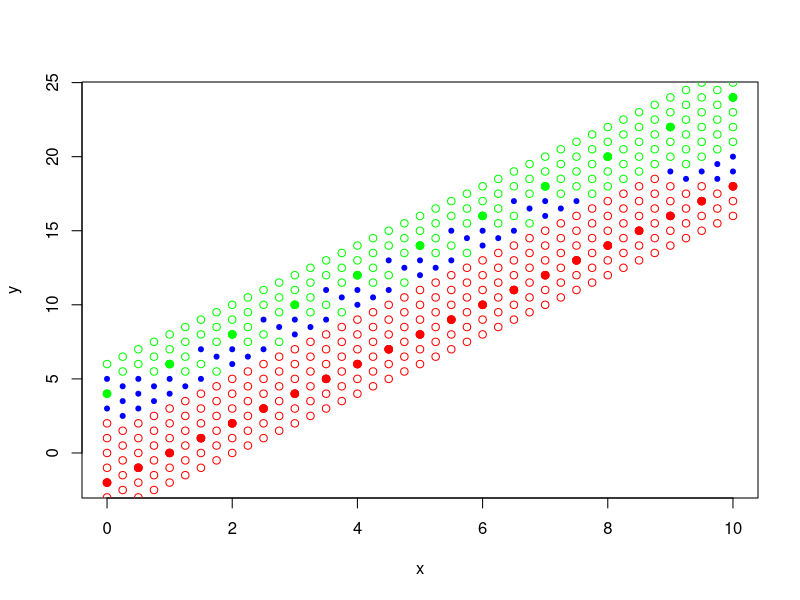

This figure's R source:
# euclid distance
dist <- function(a, b) {
  return (sqrt(sum( (a - b) ^ 2)))
}

# kNN algo
knn <- function(dat, p, k = c(6)) {
  # calculate distances to each node in data
  dists <- vector("list", length(dat[[1]]))
  for (i in 1:length(dat[[1]])) {
    dists[[i]] <- dist(dat[i,][1:2], p)
  }
  
  # add distance to initial data
  dat <- data.frame(dat, "Distance" = unlist(dists))
  # sort data by distance
  dat <- dat[order(dat$Distance),]

  res <- list()  
  for (i in seq(length(k))) {
    # take first k values from data
    datK <- head(dat, k[i])
    # count occurances of each group
    occs <- summary(datK$Species)
    # most occuring group  
    res[i] <- names(sort(occs, decreasing = TRUE))[1]
  }
  
  return (unlist(res))
}

# Perform LOOCV on 'algo' with 'dat' 
loocv1 <- function(dat, algo, k) {
  l <- length(dat[[1]])
  correct <- rep(0, length(k))
  
  for (i in seq(l)) {
    trainData <- dat[-i, ]
    control <- dat[i, ]
    
    res <- algo(trainData, control[1:2], k)
    correct <- correct + (res != control$Species)
  }
  
  return (correct/l)
}

# plot LOO(k)
looFromK <- function(dat, algo, k) {
  res <- loocv1(dat, algo, k)
  lfromk <- data.frame("k"=k, "LOO"=res)
  plot(lfromk, type="l")
  
  # best k with lowest Q
  m = lfromk[which.min(lfromk$LOO),]
  points(m, pch=21, bg="green")
  
  return (m)
}

# kwNN algo
kwnn <- function(dat, p, k=6, q = c(0.8)) {
  # calculate distances to each node in data
  dists <- vector("list", length(dat[[1]]))
  for (i in 1:length(dat[[1]])) {
    dists[[i]] <- dist(dat[i,][1:2], p)
  }
  
  # add distance to initial data
  dat <- data.frame(dat, "Distance" = unlist(dists))
  # sort data by distance
  dat <- dat[order(dat$Distance),]
  
  res <- list()
  # take first k values from data
  datK <- head(dat, k)
  
  freq <- as.list(rep(0, length(levels(dat$Species))))
  names(freq) = levels(dat$Species)
  
  for (j in seq(length(q))) {
    for (l in seq(k)) {
      e <- datK[l,]
      freq[[e$Species]] <- freq[[e$Species]] + q[j] ^ l
    }
    # most occuring group  
    res[j] <- names(sort(unlist(freq), decreasing = TRUE))[1]
  }
  
  return (unlist(res))
}

# Perform LOOCV on 'algo' with 'dat' 
loocv2 <- function(dat, algo, q) {
  l <- length(dat[[1]])
  correct <- rep(0, length(q))
  
  for (i in seq(l)) {
    trainData <- dat[-i, ]
    control <- dat[i, ]
    
    res <- algo(trainData, control[1:2], q=q)
    correct <- correct + (res != control$Species)
  }
  
  return (correct/l)
}

# plot LOO(k)
looFromW <- function(dat, algo, q) {
  res <- loocv2(dat, algo, q)
  print(res)
  lfromk <- data.frame("q"=q, "LOO"=res)
  plot(lfromk, type="l")
  
  # best k with lowest Q
  m = lfromk[which.min(lfromk$LOO),]
  points(m, pch=21, bg="green")
  
  return (m)
}

# example of usage
demo <- function(algo) {
  # get data and plot it
  dat <- iris[3:5]
  colors <- c("setosa" = "red", "versicolor" = "green", "virginica" = "blue")
  plot(dat[1:2], pch = 21, col = colors[dat$Species], bg = colors[dat$Species])
  
  # classification map
  for (i in seq(1.0, 7.0, 0.1)) {
    for (j in seq(0.1, 2.5, 0.1)) {
      cl <- algo(dat, c(i, j))
      points(i, j, pch = 21, col = colors[cl])
    }
  }
}

proof <- function() {
  f1 <- function(x) {
    2*x - 2
  }
  a1 <- seq(0, 10, 0.5)
  b1 <- unlist(lapply(a1, f1))
  
  f2 <- function(x) {
    2*x + 4
  }
  a2 <- seq(0, 10, 1)
  b2 <- unlist(lapply(a2, f2))
  
  colors <- factor(c(rep("red", 21), rep("green", 11)))
  cn <- levels(colors)
  df <- data.frame(x=c(a1, a2), y=c(b1, b2), Species=colors)
  plot(df[1:2], pch=21, bg=cn[df$Species], col=cn[df$Species])
  
  for (i in seq(0, 10, 0.25)) {
    for (j in seq(-4, 6, 1)) {
      p <- c(i, j + 2*i)
      res1 <- knn(df, p)
      res2 <- kwnn(df, p, q=c(0.5))
      if (res1 != res2) {
        points(p[1], p[2], pch=20, col="blue")
      }
      else
      {
        points(p[1], p[2], pch=21, col=res1)
      }
    }
  }
  
  points(df[1:2], pch=21, bg=cn[df$Species], col=cn[df$Species])
}

#demo(knn)
#demo(kwnn)

#res <- knn(iris[3:5], c(5, 1.5))
#print(res)

#res <- loocv1(iris[3:5], knn, k=1:150)
#print(res)

#res <- looFromK(iris[3:5], knn, 1:150)
#print(res)

#res <- kwnn(iris[3:5], c(5, 1.5), w=c(0.5, 0.6))
#print(res)

#res <- loocv2(iris[3:5], kwnn, q=seq(0.05, 1, 0.05))
#print(res)

#res <- looFromW(iris[3:5], kwnn, q=seq(0.1, 1, 0.05))
#print(res)

proof()
